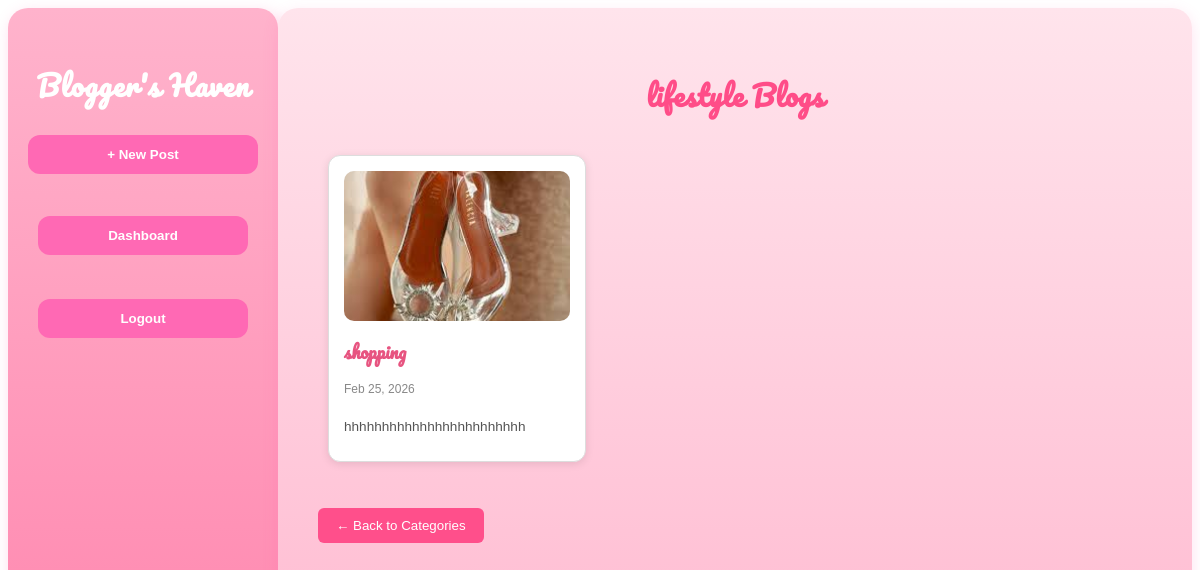
/category/3/ (signed in), run on the app's committed database.
### home/models.py (models this page shows, shortened)
class Category(models.Model):
    name = models.CharField(max_length=100)

class Article(models.Model):
    title = models.CharField(max_length=255)
    content = models.TextField()
    image = models.ImageField(upload_to='post_images/', blank=True, null=True)
    author = models.ForeignKey(User, on_delete=models.CASCADE, related_name="articles")
    category = models.ForeignKey(Category, on_delete=models.SET_NULL, null=True, related_name="cat_articles")
    created_at = models.DateTimeField(auto_now_add=True)
    updated_at = models.DateTimeField(auto_now=True)
    is_trending = models.BooleanField(default=False)

### home/views.py (the view)
# urls.py: path('category/<int:category_id>/', views.category_blogs, name='category_blogs'),
@login_required
def category_blogs(request, category_id):
    category = get_object_or_404(Category, id=category_id)
    blogs = Article.objects.filter(category=category).order_by('-created_at')
    return render(request, 'category_blogs.html',{
        'category':category,
        'blogs': blogs
    })

### home/templates/category_blogs.html (shortened to what this page needs)
{% extends 'base.html' %}
{% block content %}
<h2 class="section-title">{{ category.name }} Blogs</h2>
<div class="posts-grid">
    {% for blog in blogs %}
        <div class="post-card">
            {% if blog.image %}
                <img src="{{ blog.image.url }}" class="post-image">
            {% endif %}
            <h3 class="post-title">{{ blog.title }}</h3>
            <p class="post-meta">{{ blog.created_at|date:"M d, Y" }}</p>
            <p class="post-content">{{ blog.content|truncatewords:30 }}</p>
        </div>
    {% empty %}
        <p class="empty-msg">No blogs found in this category.</p>
    {% endfor %}
</div>
<br>
<br>
<form action="{% url 'categories' %}" method="get">
    <button type="submit" class="back-btn">← Back to Categories</button>
</form>
{% endblock %}

### home/static/css/dashstyle.css (style rules this page uses)
.dash-content h2 { color: #ff4d88; margin-bottom: 25px; font-size: 28px; letter-spacing: 0.5px; font-family: 'Pacifico', cursive; }
.post-card { background-color: #fff; border-radius: 15px; padding: 15px; box-shadow: 0 2px 8px rgba(0,0,0,0.1); display: flex; flex-direction: column; transition: transform 0.2s; }
.post-image { width: 100%; height: 150px; object-fit: cover; border-radius: 10px; margin-bottom: 10px; }
.post-title { font-size: 1.1rem; margin-bottom: 8px; }
.post-content { font-size: 0.95rem; color: #555; }
.posts-grid { display: grid; grid-template-columns: repeat(auto-fill, minmax(250px, 1fr)); gap: 20px; padding: 10px; }
.post-content { color: #555; font-size: 14px; margin-bottom: 15px; }
.section-title { font-size: 28px; color: #e75480; margin-bottom: 25px; font-weight: 600; }
.dash-content .back-btn { display: inline-block; background-color: #ff4f8b; color: #fff; border: none; border-radius: 6px; padding: 10px 18px; font-weight: 500; cursor: pointer; text-align: center; text-decoration: none; transition: background-color 0.3s ease, transform 0.2s ease; }
.post-card { background: #fff; border-radius: 12px; border: 1px solid #ddd; overflow: hidden; font-family: Arial, sans-serif; transition: box-shadow 0.2s; }
.post-image { width: 100%; max-height: 250px; object-fit: cover; }
.post-title { font-family: 'Pacifico', cursive; color: #e75480; font-size: 1.1rem; margin: 5px 0 3px 0; }
.post-meta { font-size: 0.75rem; color: #888; margin-bottom: 8px; }
.post-content { font-size: 0.85rem; line-height: 1.3; margin-bottom: 10px; max-height: 3.5em; overflow: hidden; }
.section-title { text-align: center; color: #e75480; font-family: 'Pacifico', cursive; margin-bottom: 20px; }

### data on the page
Category: name "lifestyle"
Article: image (picture), title "shopping", created_at "Feb 25, 2026", content "hhhhhhhhhhhhhhhhhhhhhhhh"
